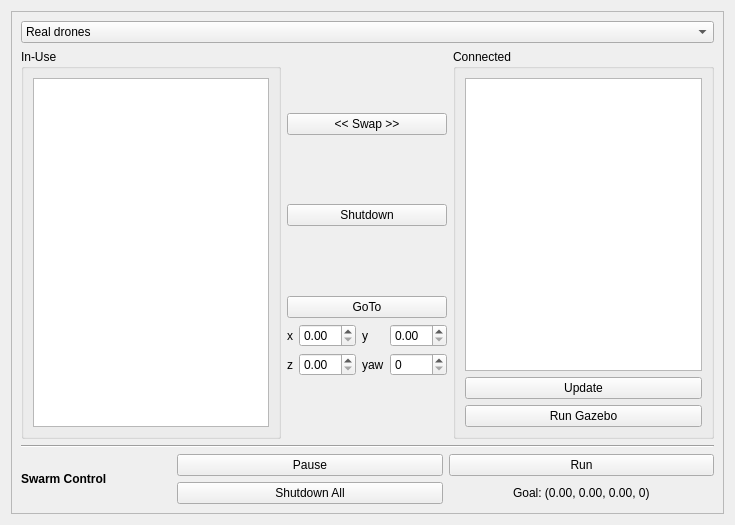
<?xml version="1.0" encoding="UTF-8"?>
<ui version="4.0">
 <class>SwarmControllerWidget</class>
 <widget class="QWidget" name="SwarmControllerWidget">
  <property name="enabled">
   <bool>true</bool>
  </property>
  <property name="geometry">
   <rect>
    <x>0</x>
    <y>0</y>
    <width>735</width>
    <height>525</height>
   </rect>
  </property>
  <property name="windowTitle">
   <string>swarm_controller</string>
  </property>
  <layout class="QVBoxLayout" name="verticalLayout">
   <item>
    <widget class="QScrollArea" name="scrollArea">
     <property name="widgetResizable">
      <bool>true</bool>
     </property>
     <widget class="QWidget" name="scrollAreaWidgetContents">
      <property name="geometry">
       <rect>
        <x>0</x>
        <y>0</y>
        <width>715</width>
        <height>505</height>
       </rect>
      </property>
      <layout class="QVBoxLayout" name="verticalLayout_2">
       <item>
        <widget class="QComboBox" name="drones_combo_box">
         <property name="toolTip">
          <string>&lt;html&gt;&lt;head/&gt;&lt;body&gt;&lt;p&gt;Select if using real drones or simulation.&lt;/p&gt;&lt;/body&gt;&lt;/html&gt;</string>
         </property>
         <item>
          <property name="text">
           <string>Real drones</string>
          </property>
         </item>
         <item>
          <property name="text">
           <string>Simulated drones</string>
          </property>
         </item>
        </widget>
       </item>
       <item>
        <layout class="QHBoxLayout" name="horizontalLayout">
         <item>
          <widget class="QGroupBox" name="groupBox">
           <property name="toolTip">
            <string>&lt;html&gt;&lt;head/&gt;&lt;body&gt;&lt;p&gt;In-Use: Drones that will move when the code is running.&lt;/p&gt;&lt;/body&gt;&lt;/html&gt;</string>
           </property>
           <property name="title">
            <string>In-Use</string>
           </property>
           <layout class="QVBoxLayout" name="verticalLayout_6">
            <item>
             <widget class="QListWidget" name="inuse_list">
              <property name="maximumSize">
               <size>
                <width>16777215</width>
                <height>16777215</height>
               </size>
              </property>
             </widget>
            </item>
           </layout>
          </widget>
         </item>
         <item>
          <layout class="QVBoxLayout" name="verticalLayout_5">
           <item>
            <spacer name="verticalSpacer_4">
             <property name="orientation">
              <enum>Qt::Vertical</enum>
             </property>
             <property name="sizeHint" stdset="0">
              <size>
               <width>20</width>
               <height>40</height>
              </size>
             </property>
            </spacer>
           </item>
           <item>
            <widget class="QPushButton" name="swap_push_button">
             <property name="toolTip">
              <string>&lt;html&gt;&lt;head/&gt;&lt;body&gt;&lt;p&gt;Change selected drone state: In-Use or Connected.&lt;/p&gt;&lt;/body&gt;&lt;/html&gt;</string>
             </property>
             <property name="text">
              <string>&lt;&lt; Swap &gt;&gt;</string>
             </property>
            </widget>
           </item>
           <item>
            <spacer name="verticalSpacer_3">
             <property name="orientation">
              <enum>Qt::Vertical</enum>
             </property>
             <property name="sizeHint" stdset="0">
              <size>
               <width>20</width>
               <height>40</height>
              </size>
             </property>
            </spacer>
           </item>
           <item>
            <widget class="QPushButton" name="shutdown_push_button">
             <property name="toolTip">
              <string>&lt;html&gt;&lt;head/&gt;&lt;body&gt;&lt;p&gt;Shuts-down the currently selected drone. ATTENTION: THE MOTORS WILL STOP RUNNING. USE THIS BUTTON ONLY WHEN THE DRONE IS ON THE FLOOR.&lt;/p&gt;&lt;/body&gt;&lt;/html&gt;</string>
             </property>
             <property name="text">
              <string>Shutdown</string>
             </property>
             <property name="icon">
              <iconset theme="edit-delete">
               <normaloff>.</normaloff>.</iconset>
             </property>
            </widget>
           </item>
           <item>
            <spacer name="verticalSpacer_2">
             <property name="orientation">
              <enum>Qt::Vertical</enum>
             </property>
             <property name="sizeHint" stdset="0">
              <size>
               <width>20</width>
               <height>40</height>
              </size>
             </property>
            </spacer>
           </item>
           <item>
            <widget class="QPushButton" name="goto_push_button">
             <property name="toolTip">
              <string>&lt;html&gt;&lt;head/&gt;&lt;body&gt;&lt;p&gt;Given the 3D coordinate below, the drone will move to that coordinate in a straight line. Note that the drone must be In-Use to be moved.&lt;/p&gt;&lt;/body&gt;&lt;/html&gt;</string>
             </property>
             <property name="text">
              <string>GoTo</string>
             </property>
             <property name="icon">
              <iconset theme="go-next">
               <normaloff>.</normaloff>.</iconset>
             </property>
            </widget>
           </item>
           <item>
            <layout class="QGridLayout" name="gridLayout_3">
             <item row="0" column="4">
              <widget class="QLabel" name="label_5">
               <property name="text">
                <string>y</string>
               </property>
              </widget>
             </item>
             <item row="0" column="2">
              <widget class="QDoubleSpinBox" name="x_edit"/>
             </item>
             <item row="0" column="5">
              <widget class="QDoubleSpinBox" name="y_edit"/>
             </item>
             <item row="0" column="1">
              <widget class="QLabel" name="label_4">
               <property name="text">
                <string>x</string>
               </property>
              </widget>
             </item>
             <item row="1" column="1">
              <widget class="QLabel" name="label_6">
               <property name="text">
                <string>z</string>
               </property>
              </widget>
             </item>
             <item row="1" column="2">
              <widget class="QDoubleSpinBox" name="z_edit"/>
             </item>
             <item row="1" column="4">
              <widget class="QLabel" name="label_9">
               <property name="text">
                <string>yaw</string>
               </property>
              </widget>
             </item>
             <item row="1" column="5">
              <widget class="QSpinBox" name="yaw_edit"/>
             </item>
            </layout>
           </item>
           <item>
            <spacer name="verticalSpacer">
             <property name="orientation">
              <enum>Qt::Vertical</enum>
             </property>
             <property name="sizeHint" stdset="0">
              <size>
               <width>20</width>
               <height>40</height>
              </size>
             </property>
            </spacer>
           </item>
          </layout>
         </item>
         <item>
          <widget class="QGroupBox" name="groupBox_2">
           <property name="toolTip">
            <string>&lt;html&gt;&lt;head/&gt;&lt;body&gt;&lt;p&gt;Connected: Available drones, but they won't move when the code is running.&lt;/p&gt;&lt;/body&gt;&lt;/html&gt;</string>
           </property>
           <property name="title">
            <string>Connected</string>
           </property>
           <layout class="QVBoxLayout" name="verticalLayout_3">
            <item>
             <widget class="QListWidget" name="connected_list">
              <property name="minimumSize">
               <size>
                <width>0</width>
                <height>0</height>
               </size>
              </property>
              <property name="maximumSize">
               <size>
                <width>16777215</width>
                <height>16777215</height>
               </size>
              </property>
             </widget>
            </item>
            <item>
             <widget class="QPushButton" name="connected_push_button">
              <property name="toolTip">
               <string>&lt;html&gt;&lt;head/&gt;&lt;body&gt;&lt;p&gt;Update the status of connection of the drones.&lt;/p&gt;&lt;/body&gt;&lt;/html&gt;</string>
              </property>
              <property name="text">
               <string>Update</string>
              </property>
              <property name="icon">
               <iconset theme="view-refresh">
                <normaloff>.</normaloff>.</iconset>
              </property>
             </widget>
            </item>
            <item>
             <widget class="QPushButton" name="run_gazebo_push_button">
              <property name="toolTip">
               <string>&lt;html&gt;&lt;head/&gt;&lt;body&gt;&lt;p&gt;Runs simulation server for the drones and gazebo in the background.&lt;/p&gt;&lt;/body&gt;&lt;/html&gt;</string>
              </property>
              <property name="text">
               <string>Run Gazebo</string>
              </property>
             </widget>
            </item>
           </layout>
          </widget>
         </item>
        </layout>
       </item>
       <item>
        <widget class="Line" name="line">
         <property name="orientation">
          <enum>Qt::Horizontal</enum>
         </property>
        </widget>
       </item>
       <item>
        <layout class="QHBoxLayout" name="horizontalLayout_2">
         <item>
          <widget class="QLabel" name="label_3">
           <property name="maximumSize">
            <size>
             <width>150</width>
             <height>16777215</height>
            </size>
           </property>
           <property name="text">
            <string>&lt;html&gt;&lt;head/&gt;&lt;body&gt;&lt;p&gt;&lt;span style=&quot; font-weight:600;&quot;&gt;Swarm Control&lt;/span&gt;&lt;/p&gt;&lt;/body&gt;&lt;/html&gt;</string>
           </property>
          </widget>
         </item>
         <item>
          <layout class="QGridLayout" name="gridLayout">
           <item row="2" column="0">
            <widget class="QPushButton" name="pause_push_button">
             <property name="toolTip">
              <string>&lt;html&gt;&lt;head/&gt;&lt;body&gt;&lt;p&gt;Pauses all drones. They will continue flying stabilized on the position they are currently in.&lt;/p&gt;&lt;/body&gt;&lt;/html&gt;</string>
             </property>
             <property name="text">
              <string>Pause</string>
             </property>
             <property name="icon">
              <iconset theme="media-playback-pause">
               <normaloff>.</normaloff>.</iconset>
             </property>
            </widget>
           </item>
           <item row="2" column="1">
            <widget class="QPushButton" name="run_push_button">
             <property name="toolTip">
              <string>&lt;html&gt;&lt;head/&gt;&lt;body&gt;&lt;p&gt;Runs the code to calculate trajectories with the final point goal being the one currently in the (x, y, z) coordinate boxes. &lt;/p&gt;&lt;/body&gt;&lt;/html&gt;</string>
             </property>
             <property name="styleSheet">
              <string notr="true"/>
             </property>
             <property name="text">
              <string>Run</string>
             </property>
             <property name="icon">
              <iconset theme="media-playback-start">
               <normaloff>.</normaloff>.</iconset>
             </property>
            </widget>
           </item>
           <item row="3" column="1" alignment="Qt::AlignHCenter">
            <widget class="QLabel" name="coordinates_label">
             <property name="toolTip">
              <string>&lt;html&gt;&lt;head/&gt;&lt;body&gt;&lt;p&gt;Position the drones will go to when moving.&lt;/p&gt;&lt;/body&gt;&lt;/html&gt;</string>
             </property>
             <property name="text">
              <string>Goal: (0.00, 0.00, 0.00, 0)</string>
             </property>
            </widget>
           </item>
           <item row="3" column="0">
            <widget class="QPushButton" name="shutdown_all_push_button">
             <property name="toolTip">
              <string>&lt;html&gt;&lt;head/&gt;&lt;body&gt;&lt;p&gt;Shuts down all drones. ATTENTION: THEIR MOTORS WILL STOP RUNNING. USE THIS BUTTON CAREFULLY AND ONLY WHEN ALL DRONES ARE ON THE FLOOR. &lt;/p&gt;&lt;/body&gt;&lt;/html&gt;</string>
             </property>
             <property name="text">
              <string>Shutdown All</string>
             </property>
             <property name="icon">
              <iconset theme="edit-delete">
               <normaloff>.</normaloff>.</iconset>
             </property>
            </widget>
           </item>
          </layout>
         </item>
        </layout>
       </item>
      </layout>
     </widget>
    </widget>
   </item>
  </layout>
 </widget>
 <resources/>
 <connections/>
</ui>
